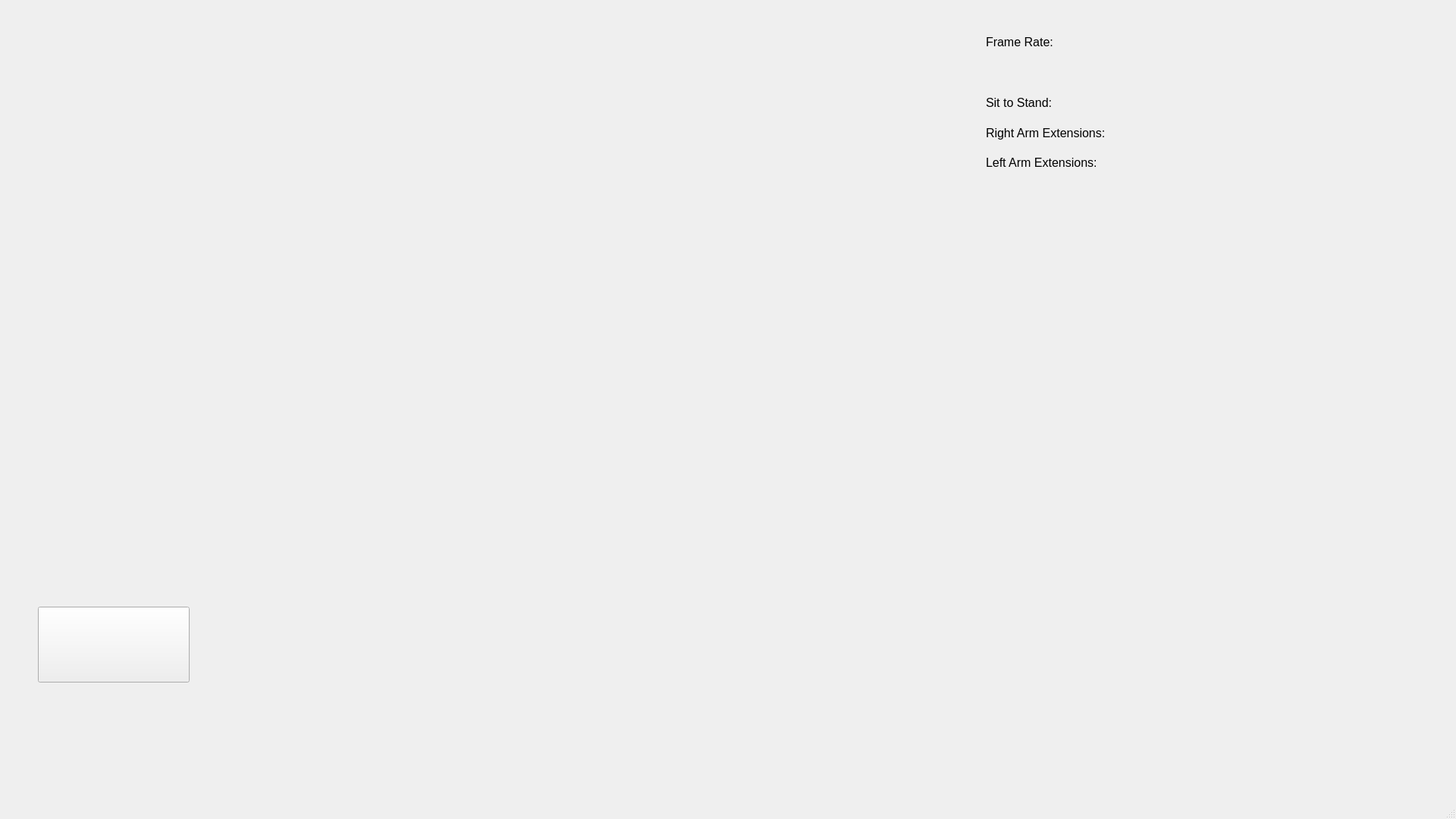
<?xml version="1.0" encoding="UTF-8"?>
<ui version="4.0">
 <class>MainWindow</class>
 <widget class="QMainWindow" name="MainWindow">
  <property name="geometry">
   <rect>
    <x>0</x>
    <y>0</y>
    <width>1920</width>
    <height>1080</height>
   </rect>
  </property>
  <property name="windowTitle">
   <string>MainWindow</string>
  </property>
  <widget class="QWidget" name="centralwidget">
   <widget class="QLabel" name="img_label">
    <property name="geometry">
     <rect>
      <x>0</x>
      <y>0</y>
      <width>1280</width>
      <height>720</height>
     </rect>
    </property>
    <property name="text">
     <string/>
    </property>
   </widget>
   <widget class="QLabel" name="framerate_label">
    <property name="geometry">
     <rect>
      <x>1300</x>
      <y>40</y>
      <width>500</width>
      <height>30</height>
     </rect>
    </property>
    <property name="font">
     <font>
      <pointsize>12</pointsize>
     </font>
    </property>
    <property name="text">
     <string>Frame Rate: </string>
    </property>
   </widget>
   <widget class="QPushButton" name="start_pushButton">
    <property name="geometry">
     <rect>
      <x>50</x>
      <y>800</y>
      <width>200</width>
      <height>100</height>
     </rect>
    </property>
    <property name="font">
     <font>
      <pointsize>16</pointsize>
     </font>
    </property>
    <property name="text">
     <string/>
    </property>
   </widget>
   <widget class="QLabel" name="right_arm_ext_count_label">
    <property name="geometry">
     <rect>
      <x>1300</x>
      <y>160</y>
      <width>500</width>
      <height>30</height>
     </rect>
    </property>
    <property name="font">
     <font>
      <pointsize>12</pointsize>
     </font>
    </property>
    <property name="text">
     <string>Right Arm Extensions:</string>
    </property>
   </widget>
   <widget class="QLabel" name="sit_to_stand_count_label">
    <property name="geometry">
     <rect>
      <x>1300</x>
      <y>120</y>
      <width>500</width>
      <height>30</height>
     </rect>
    </property>
    <property name="font">
     <font>
      <pointsize>12</pointsize>
     </font>
    </property>
    <property name="text">
     <string>Sit to Stand:</string>
    </property>
   </widget>
   <widget class="QLabel" name="left_arm_ext_count_label">
    <property name="geometry">
     <rect>
      <x>1300</x>
      <y>200</y>
      <width>500</width>
      <height>30</height>
     </rect>
    </property>
    <property name="font">
     <font>
      <pointsize>12</pointsize>
     </font>
    </property>
    <property name="text">
     <string>&lt;html&gt;&lt;head/&gt;&lt;body&gt;&lt;p&gt;Left Arm Extensions:&lt;/p&gt;&lt;/body&gt;&lt;/html&gt;</string>
    </property>
   </widget>
  </widget>
  <widget class="QMenuBar" name="menubar">
   <property name="geometry">
    <rect>
     <x>0</x>
     <y>0</y>
     <width>1920</width>
     <height>18</height>
    </rect>
   </property>
  </widget>
  <widget class="QStatusBar" name="statusbar"/>
 </widget>
 <resources/>
 <connections/>
</ui>
